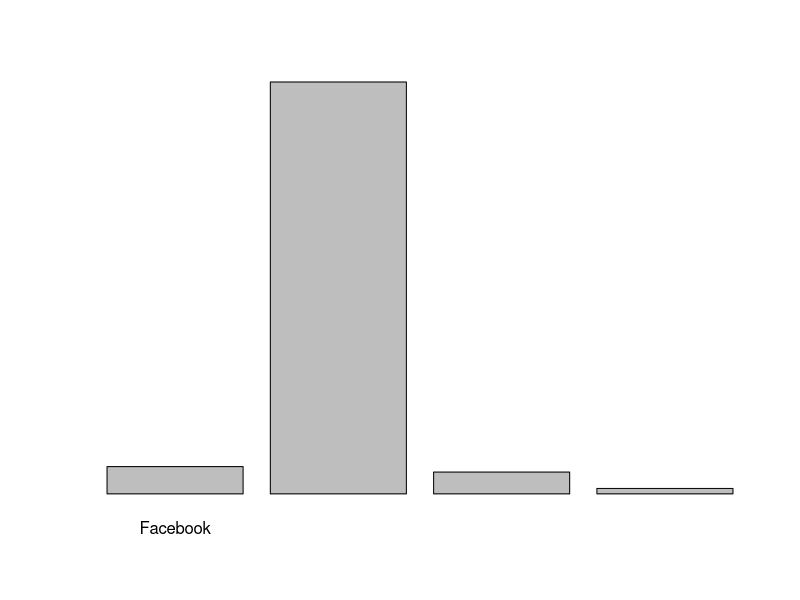

This chart was generated by the following R code: (Note: this script raises an error after producing the figure.)
# Análisis de preguntas del proceso de Rendición de Cuentas del año 2019

install.packages("knitr")

# Librerías ----

library(RColorBrewer)
library(tidytext)
library(wordcloud)
library(NLP)
library(tm)
library(tidyverse)
library(readr)
library(knitr)

# Inicio

Fuentes <- read.delim("Data/Preguntas.txt", header = TRUE)

Fuentes$Medio <- as.character(Fuentes$Medio)
Fuentes$Pregunta <- as.character(Fuentes$Pregunta)

Fuentes %>% group_by(Medio) %>% count()

barplot(table(Fuentes$Medio))

ggplot(data=Fuentes, aes(Fuentes$Medio)) +
  geom_bar(fill = "#a6bddb")+
  geom_text(stat='count', aes(label=..count..), vjust=-1)+
  ggtitle("Cantidad de preguntas recibidas según medio de recepción \n") +
  xlab("\n Medio de recepción de preguntas") + ylab("Total de preguntas \n") +
  theme(
    axis.title.x = element_text(size=14, face="bold"),
    axis.title.y = element_text(size=14, face="bold"),
    axis.text = element_text(size = 12, color = "red"),
    legend.position="top"
  )
  
  
  
  geom_text(aes(label=len), vjust=-0.3, size=3.5)+
  theme_minimal()

# Encoding(Fuentes)  <- "UTF-8"

docs <- Corpus(VectorSource(Fuentes$Pregunta))



# Convertir letras a minúsculas
docs <- tm_map(docs, content_transformer(tolower))

# Eliminar artículos, preposiciones, etc... del español
docs <- tm_map(docs, removeWords, stopwords("spanish"))

# Remover signos de puntuación
docs <- tm_map(docs, removePunctuation)

# Eliminar caracteres especiales

removeSpecialChars <- function(x) str_replace_all(x, "[[:punct:]]", " ")
docs <- tm_map(docs, removeSpecialChars)

# Eliminar números
docs <- tm_map(docs, removeNumbers)

# Remover palabras de manera manual

docs <- tm_map(docs, removeWords, c("pej", "i", "ii", "iii", "iv", "v", "vi", 
                                    "unc", "universidad", "nacional", "colombia",
                                    "cuáles", "cuales", "cuándo", "cómo", "cuál", "hacer",
                                    "saber", "gracias", "unal", "cuenta", "quisiera", "van",
                                    "launalcuenta", "tan", "pregunta", "gustaría", "así", "respecto",
                                    "cada")) 

# Matriz

docs <- TermDocumentMatrix(docs)
m <- as.matrix(docs)
v <- sort(rowSums(m),decreasing=TRUE)
d <- data.frame(word = names(v),freq=v)

write.csv(d, file = "Data/Frecuencias.csv",  row.names = FALSE)

# Eliminar espacios en blanco

docs <- tm_map(docs, stripWhitespace)
docs <- tm_map(docs, PlainTextDocument)
cc <- docs[["content"]][["content"]] 

write.csv(cc, file = "Data/General.csv",  row.names = FALSE)


# Facebook
# Twitter
# Youtube
